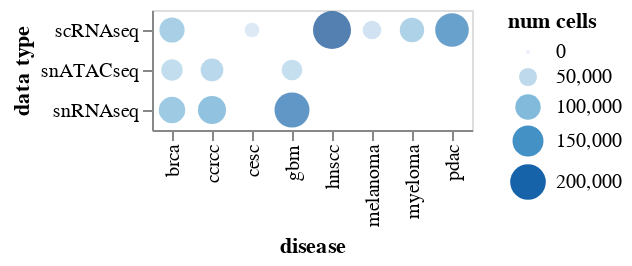

This figure's notebook cell:
### Code cell
chart = alt.Chart(df).mark_circle().encode(
    x=alt.X('disease:O'),
    y=alt.Y('data type:O'),
    color=alt.Color('num cells:Q'),
    size='num cells:Q'
)
chart

### Figure 1 — Vega-Lite specification as saved in the notebook (floating-point values rounded to 4 significant figures)
{"config": {"view": {"continuousWidth": 400, "continuousHeight": 300}}, "data": {"name": "data-6b32b504410a6f0f8c5cfe4316d38a26"}, "mark": "circle", "encoding": {"color": {"type": "quantitative", "field": "num cells"}, "size": {"type": "quantitative", "field": "num cells"}, "x": {"type": "ordinal", "field": "disease"}, "y": {"type": "ordinal", "field": "data type"}}, "$schema": "https://vega.github.io/schema/vega-lite/v4.8.1.json", "datasets": {"data-6b32b504410a6f0f8c5cfe4316d38a26": [{"data type": "scRNAseq", "disease": "brca", "num cells": 98564}, {"data type": "scRNAseq", "disease": "cesc", "num cells": 31745}, {"data type": "scRNAseq", "disease": "hnscc", "num cells": 227195}, {"data type": "scRNAseq", "disease": "melanoma", "num cells": 52367}, {"data type": "scRNAseq", "disease": "myeloma", "num cells": 92446}, {"data type": "scRNAseq", "disease": "pdac", "num cells": 177089}, {"data type": "snATACseq", "disease": "brca", "num cells": 70679}, {"data type": "snATACseq", "disease": "ccrcc", "num cells": 79851}, {"data type": "snATACseq", "disease": "gbm", "num cells": 65782}, {"data type": "snRNAseq", "disease": "brca", "num cells": 109002}, {"data type": "snRNAseq", "disease": "ccrcc", "num cells": 123250}, {"data type": "snRNAseq", "disease": "gbm", "num cells": 192699}]}}
